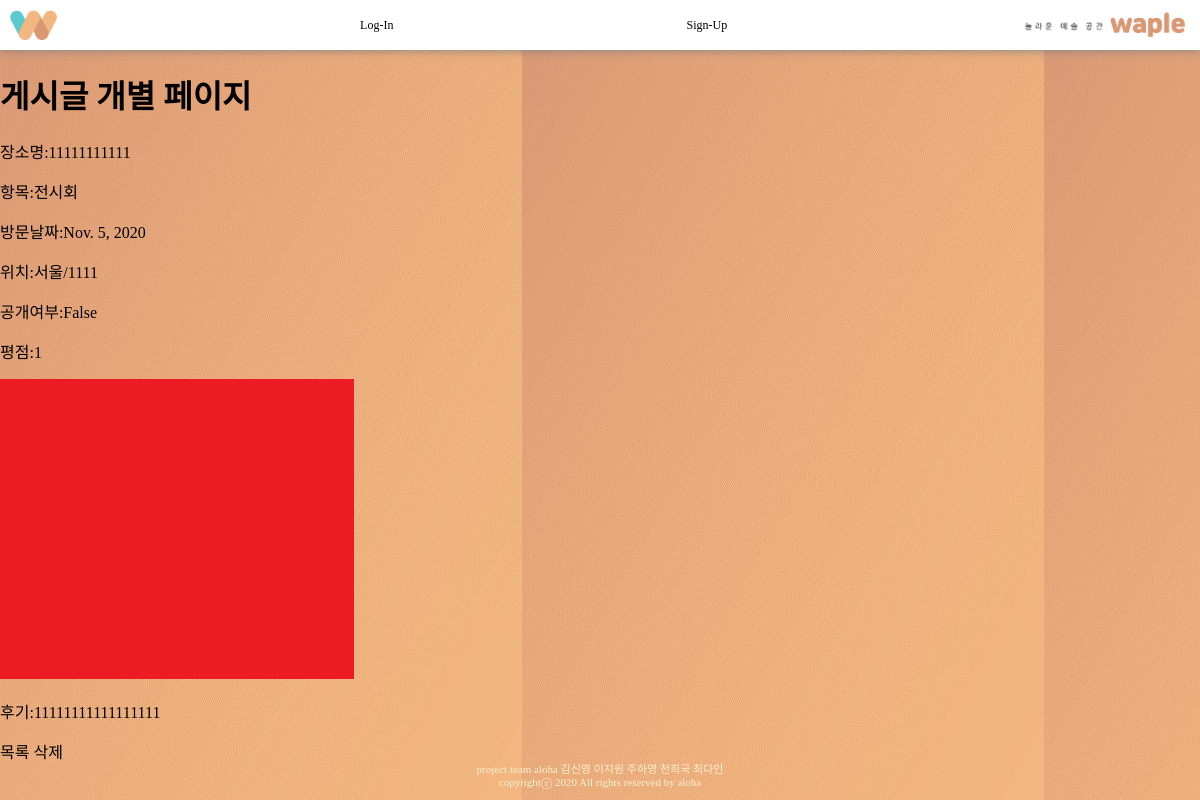
/1/, run on the app's committed database.
### mainapp/models.py (models this page shows, shortened)
class Post(models.Model):
    name=models.CharField(max_length=50)
    item=models.CharField(max_length=50) # 카테고리
    public= models.BooleanField(default=False)
    rating= models.IntegerField()
    date=models.DateField(null=True, blank=True)
    image=models.ImageField(upload_to='userimg', null=True)
    comment=models.TextField()
    country = models.CharField(max_length=50)
    city = models.CharField(max_length=50)
    user = models.ForeignKey(User, on_delete=models.CASCADE, null=True)

### mainapp/views.py (the view)
# urls.py: path('<int:pk>/',views.posting, name="posting"), #post 세부내용
def posting(request, pk):
    post = Post.objects.get(pk=pk)
    return render(request, 'mainapp/posting.html', {'post':post})

### mainapp/templates/mainapp/posting.html
{% extends 'base.html' %}
{% load static %}
{% block style %}
    <link rel="stylesheet" href="{% static 'mainapp/home.css' %}">
{% endblock %}
{% block content %}
    <h1>게시글 개별 페이지</h1>
        <p>장소명:{{post.name}}</p>
        <p>항목:{{post.item}}</p>
        <p>방문날짜:{{post.date}}</p>
        <p>위치:{{post.country}}/{{post.city}}</p>
        <p>공개여부:{{post.public}}</p>
        <p>평점:{{post.rating}}</p>
        {% if post.image %}
            <img src = "{{ post.image.url }}" alt="{{post.name}}" height="300">
            <br>
        {% endif %}
        <p>후기:{{post.comment}}</p>
    <a href="{% url 'mainapp:map' %}">목록</a>
    <a href="/{{post.pk}}/remove">삭제</a>
{% endblock %}

### static/base.css (style rules this page uses)
body { margin: 0px; background-image: url('background.png'); font-family: 'SCDream'; }
a:link { color: black; text-decoration: none; }

### data on the page
Post: name "11111111111", item "전시회", date "Nov. 5, 2020", country "서울", city "1111", public "False", rating "1", image (picture), comment "11111111111111111"
